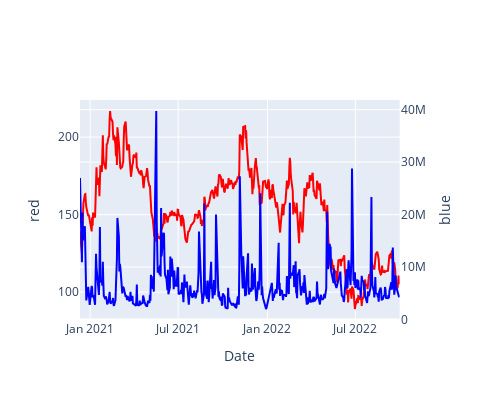

Notebook code cell kept with this figure:
### Code cell
# plotly 로 2중축 차트
from plotly._subplots import make_subplots
fig = make_subplots(specs=[[{"secondary_y":True}]]) #2dimension list로 spec지정

#축설정
sub_fig_1 = px.line(df_abnb, x='Date', y='Close')
sub_fig_1.update_traces(line_color='red')

sub_fig_2 = px.line(df_abnb, x='Date', y='Volume')
sub_fig_2.update_traces(line_color='blue')
sub_fig_2.update_traces(yaxis='y2')

fig.add_traces(sub_fig_1.data + sub_fig_2.data)

#레이블설정
fig.layout.xaxis.title = 'Date'
fig.layout.yaxis.title = 'Close'
fig.layout.yaxis.title = 'red'
fig.layout.yaxis2.title = 'Volume'
fig.layout.yaxis2.title = 'blue'

fig.update_layout(width=500, height=400)

### Figure 1 — Plotly figure (JSON) as saved in the notebook; plotly's stock layout.template omitted (floating-point values rounded to 4 significant figures; data arrays with more than 128 entries replaced by an {"elided": "..."} marker saying what was removed)
{"data": [{"hovertemplate": "Date=%{x}<br>Close=%{y}<extra></extra>", "legendgroup": "", "line": {"color": "red", "dash": "solid"}, "marker": {"symbol": "circle"}, "mode": "lines", "name": "", "orientation": "v", "showlegend": false, "type": "scatter", "x": {"elided": "454 str values"}, "xaxis": "x", "y": {"elided": "454 float values"}, "yaxis": "y"}, {"hovertemplate": "Date=%{x}<br>Volume=%{y}<extra></extra>", "legendgroup": "", "line": {"color": "blue", "dash": "solid"}, "marker": {"symbol": "circle"}, "mode": "lines", "name": "", "orientation": "v", "showlegend": false, "type": "scatter", "x": {"elided": "454 str values"}, "xaxis": "x", "y": {"elided": "454 int values"}, "yaxis": "y2"}], "layout": {"height": 400, "width": 500, "xaxis": {"anchor": "y", "domain": [0, 0.94], "title": {"text": "Date"}}, "yaxis": {"anchor": "x", "domain": [0, 1], "title": {"text": "red"}}, "yaxis2": {"anchor": "x", "overlaying": "y", "side": "right", "title": {"text": "blue"}}}}
